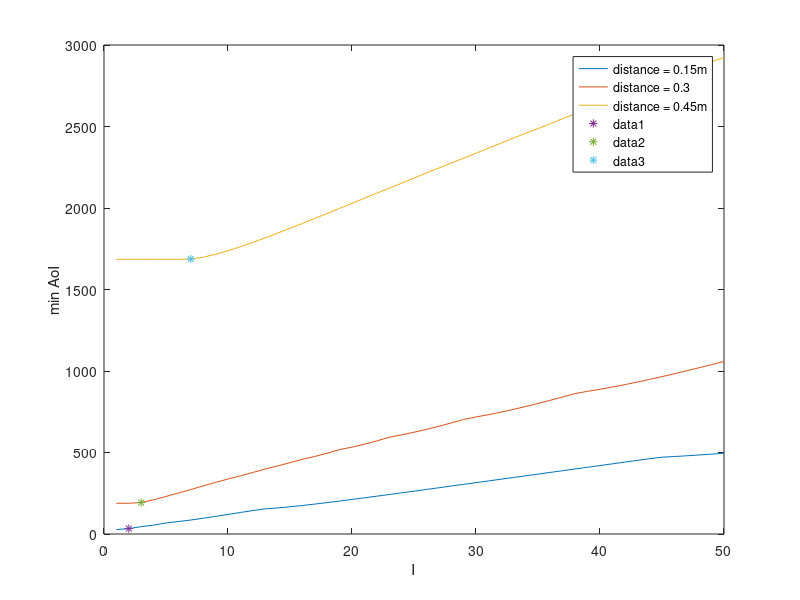

Recreate this plot in MATLAB.
clear;

f = 2.4 * 10^9;                             % carrier freq. 2.4GHz
a = 0.1;                                    % medium absorption coefficient
u_i = 0.3;                                  % charging efficiency
Ts = 0.025;                                 % duration of a symbol, in ms
p_c = 1;                                    % charging power
d = 80;                                     % #bits
Pn = 0.01;                                  % noise power
h_I = 0.1;                                  % residual loop interference (not seriously checked yet)   
c = 3 * 10^8;
m_ri = [0:1500]';                           % 列向量, block length. #symbols
m_ci = [0:1000];                            % 行向量


d_i = 0.15;                                  % communication distance 1m
h_ci = 1 / d_i^2.7;                     
h_ri = h_ci;
Ksi_FLi = c / (4 * pi * f * d_i);           % fading constant
Ksi_ABSi = exp(-a * d_i / 2);
Ksi_i = Ksi_FLi * Ksi_ABSi;
z_ci = Ksi_i * h_ci;
z_ri = Ksi_i * h_ri;
k = 0;
for I = 1:50
    Num(I) = I;
    M_i = I*m_ri + m_ci;                      %% 应为方阵
    E_ci = u_i * z_ci * p_c * (m_ci + (I-1) * m_ri) * Ts;    % 行向量
    p_ri = E_ci ./ (m_ri * Ts);             %% 应为方阵
    SNR_i = (z_ri * p_ri) / (Pn + h_I * p_c);%% 应为方阵
    V = 1 - 1 ./ (1 + SNR_i).^2;
    C = log2(1 + SNR_i);
    error_i = qfunc(sqrt(m_ri./V).*(C-d./m_ri)*log(2));
    AoI_i = 0.5 * M_i + M_i./(1-error_i);
    optAoI1(I) = min(min(AoI_i));
    if find(AoI_i == min(min(AoI_i))) < 1501
        k = k+1;
        I_mc_equal_01(k) = I;        % 若数量太多则说明充电效率过高
    end
end
plot(Num,optAoI1); hold on;

d_i = 0.3;                                  % communication distance 1m
h_ci = 1 / d_i^2.7;                     
h_ri = h_ci;
Ksi_FLi = c / (4 * pi * f * d_i);           % fading constant
Ksi_ABSi = exp(-a * d_i / 2);
Ksi_i = Ksi_FLi * Ksi_ABSi;
z_ci = Ksi_i * h_ci;
z_ri = Ksi_i * h_ri;
k = 0;
for I = 1:50
    M_i = I*m_ri + m_ci;                      %% 应为方阵
    E_ci = u_i * z_ci * p_c * (m_ci + (I-1) * m_ri) * Ts;    % 行向量
    p_ri = E_ci ./ (m_ri * Ts);             %% 应为方阵
    SNR_i = (z_ri * p_ri) / (Pn + h_I * p_c);%% 应为方阵
    V = 1 - 1 ./ (1 + SNR_i).^2;
    C = log2(1 + SNR_i);
    error_i = qfunc(sqrt(m_ri./V).*(C-d./m_ri)*log(2));
    AoI_i = 0.5 * M_i + M_i./(1-error_i);
    optAoI2(I) = min(min(AoI_i));
    if find(AoI_i == min(min(AoI_i))) < 1501
        k = k+1;
        I_mc_equal_02(k) = I;        % 若数量太多则说明充电效率过高
    end
end
plot(Num,optAoI2); hold on;

d_i = 0.45;                                  % communication distance 1m
h_ci = 1 / d_i^2.7;                     
h_ri = h_ci;
Ksi_FLi = c / (4 * pi * f * d_i);           % fading constant
Ksi_ABSi = exp(-a * d_i / 2);
Ksi_i = Ksi_FLi * Ksi_ABSi;
z_ci = Ksi_i * h_ci;
z_ri = Ksi_i * h_ri;
k = 0;
for I = 1:50
    M_i = I*m_ri + m_ci;                      %% 应为方阵
    E_ci = u_i * z_ci * p_c * (m_ci + (I-1) * m_ri) * Ts;    % 行向量
    p_ri = E_ci ./ (m_ri * Ts);             %% 应为方阵
    SNR_i = (z_ri * p_ri) / (Pn + h_I * p_c);%% 应为方阵
    V = 1 - 1 ./ (1 + SNR_i).^2;
    C = log2(1 + SNR_i);
    error_i = qfunc(sqrt(m_ri./V).*(C-d./m_ri)*log(2));
    AoI_i = 0.5 * M_i + M_i./(1-error_i);
    optAoI3(I) = min(min(AoI_i));
    if find(AoI_i == min(min(AoI_i))) < 1501
        k = k+1;
        I_mc_equal_03(k) = I;        % 若数量太多则说明充电效率过高
    end
end
plot(Num,optAoI3); hold on;
xlabel('I'); ylabel('min AoI'); legend('distance = 0.15m','distance = 0.3','distance = 0.45m');
plot(I_mc_equal_01(1),optAoI1(I_mc_equal_01(1)),'*');hold on;
plot(I_mc_equal_02(1),optAoI2(I_mc_equal_02(1)),'*');hold on;
plot(I_mc_equal_03(1),optAoI3(I_mc_equal_03(1)),'*');hold on;